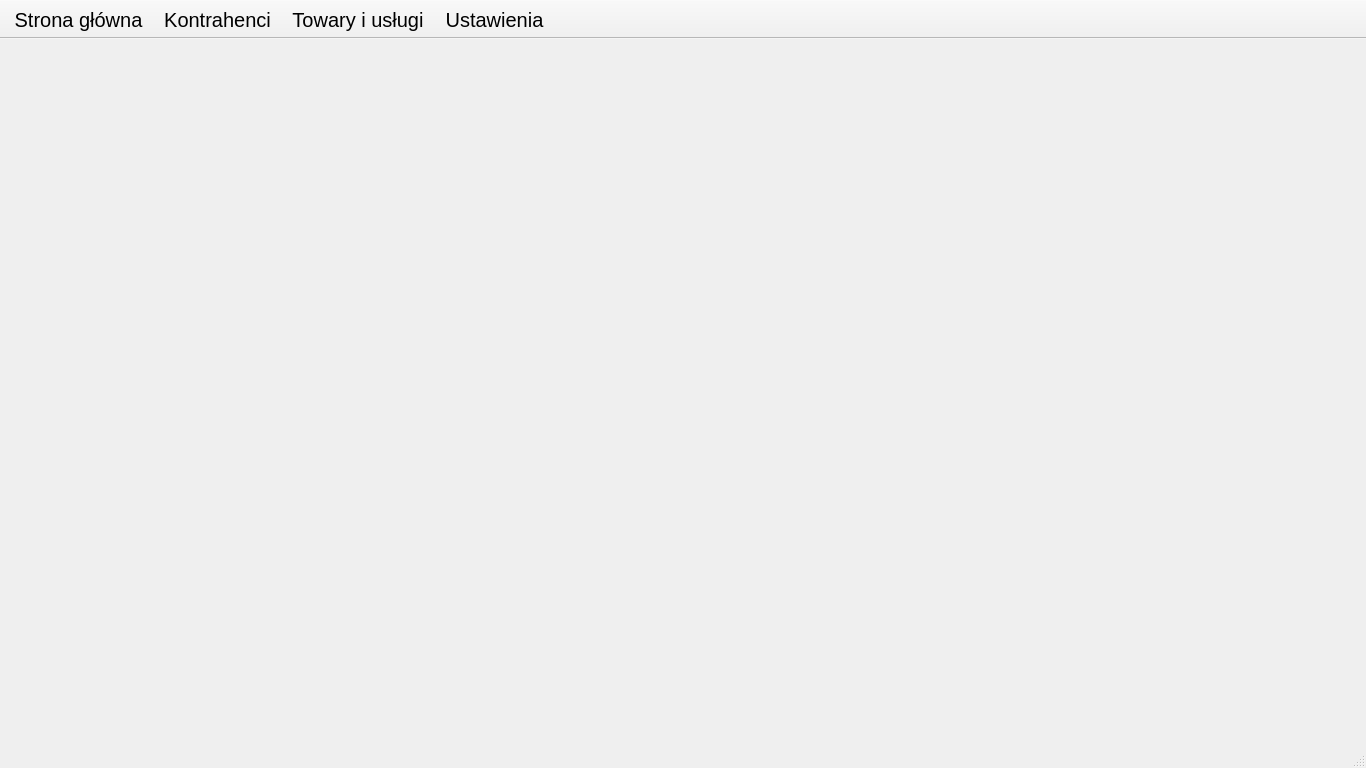
<?xml version="1.0" encoding="UTF-8"?>
<ui version="4.0">
 <class>MainWindow</class>
 <widget class="QMainWindow" name="MainWindow">
  <property name="geometry">
   <rect>
    <x>0</x>
    <y>0</y>
    <width>1366</width>
    <height>768</height>
   </rect>
  </property>
  <property name="font">
   <font>
    <pointsize>12</pointsize>
   </font>
  </property>
  <property name="windowTitle">
   <string>MainWindow</string>
  </property>
  <property name="tabShape">
   <enum>QTabWidget::Rounded</enum>
  </property>
  <widget class="QWidget" name="centralwidget"/>
  <widget class="QToolBar" name="toolBar">
   <property name="font">
    <font>
     <pointsize>15</pointsize>
    </font>
   </property>
   <property name="windowTitle">
    <string>toolBar</string>
   </property>
   <property name="autoFillBackground">
    <bool>true</bool>
   </property>
   <property name="movable">
    <bool>false</bool>
   </property>
   <property name="iconSize">
    <size>
     <width>30</width>
     <height>30</height>
    </size>
   </property>
   <property name="toolButtonStyle">
    <enum>Qt::ToolButtonTextBesideIcon</enum>
   </property>
   <property name="floatable">
    <bool>true</bool>
   </property>
   <attribute name="toolBarArea">
    <enum>TopToolBarArea</enum>
   </attribute>
   <attribute name="toolBarBreak">
    <bool>false</bool>
   </attribute>
   <addaction name="main_page_action"/>
   <addaction name="customers_action"/>
   <addaction name="products_action"/>
   <addaction name="settings_action"/>
  </widget>
  <widget class="QStatusBar" name="statusbar"/>
  <action name="main_page_action">
   <property name="checkable">
    <bool>false</bool>
   </property>
   <property name="checked">
    <bool>false</bool>
   </property>
   <property name="enabled">
    <bool>true</bool>
   </property>
   <property name="icon">
    <iconset resource="../../resources/resources.qrc">
     <normaloff>:/nowyPrzedrostek/images/icons8-dom-30.png</normaloff>:/nowyPrzedrostek/images/icons8-dom-30.png</iconset>
   </property>
   <property name="text">
    <string>Strona główna</string>
   </property>
   <property name="toolTip">
    <string>Przełącz na stronę główną</string>
   </property>
   <property name="font">
    <font>
     <pointsize>15</pointsize>
    </font>
   </property>
  </action>
  <action name="customers_action">
   <property name="checkable">
    <bool>false</bool>
   </property>
   <property name="icon">
    <iconset resource="../../resources/resources.qrc">
     <normaloff>:/nowyPrzedrostek/images/icons8-grupy-użytkownika-mężczyzna-mężczyzna-30.png</normaloff>
     <activeoff>:/icon/images/icons8-grupy-użytkownika-mężczyzna-mężczyzna-30.png</activeoff>:/nowyPrzedrostek/images/icons8-grupy-użytkownika-mężczyzna-mężczyzna-30.png</iconset>
   </property>
   <property name="text">
    <string>Kontrahenci</string>
   </property>
   <property name="toolTip">
    <string>Przełącz do widoku kontrahentów</string>
   </property>
   <property name="font">
    <font>
     <pointsize>15</pointsize>
    </font>
   </property>
  </action>
  <action name="products_action">
   <property name="checkable">
    <bool>false</bool>
   </property>
   <property name="icon">
    <iconset resource="../../resources/resources.qrc">
     <normaloff>:/nowyPrzedrostek/images/icons8-produkt-30.png</normaloff>
     <selectedoff>:/icon/images/icons8-produkt-30.png</selectedoff>:/nowyPrzedrostek/images/icons8-produkt-30.png</iconset>
   </property>
   <property name="text">
    <string>Towary i usługi</string>
   </property>
   <property name="toolTip">
    <string>Przełącz do widoku towarów i usług</string>
   </property>
   <property name="font">
    <font>
     <pointsize>15</pointsize>
    </font>
   </property>
  </action>
  <action name="settings_action">
   <property name="checkable">
    <bool>false</bool>
   </property>
   <property name="icon">
    <iconset resource="../../resources/resources.qrc">
     <normaloff>:/nowyPrzedrostek/images/icons8-usługi-30.png</normaloff>
     <activeoff>:/icon/images/icons8-usługi-30.png</activeoff>:/nowyPrzedrostek/images/icons8-usługi-30.png</iconset>
   </property>
   <property name="text">
    <string>Ustawienia</string>
   </property>
   <property name="toolTip">
    <string>Przełącz do widoku ustawień</string>
   </property>
   <property name="font">
    <font>
     <pointsize>15</pointsize>
    </font>
   </property>
  </action>
 </widget>
 <resources>
  <include location="../../resources/resources.qrc"/>
 </resources>
 <connections/>
</ui>
